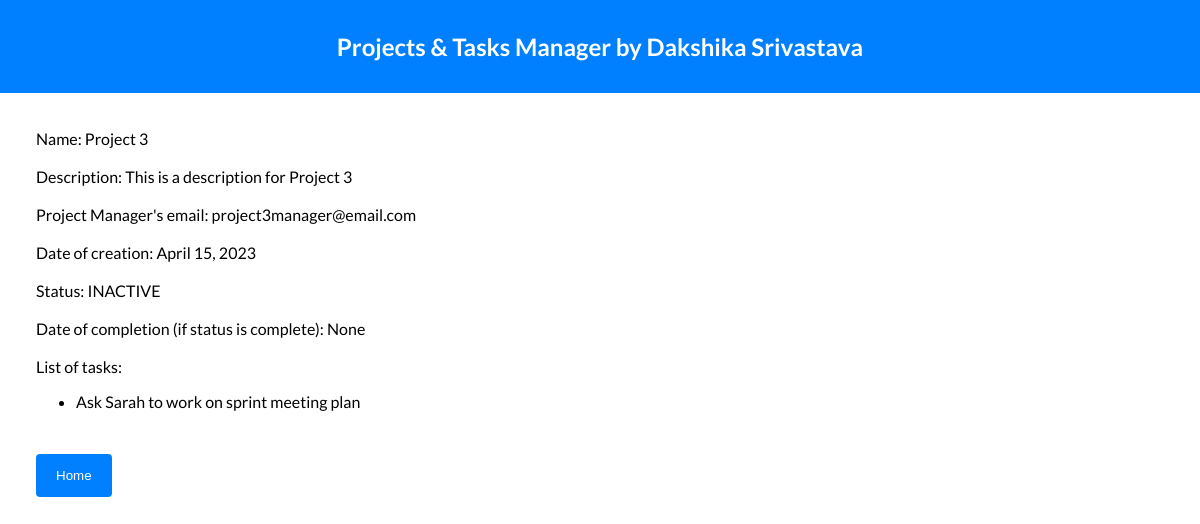
Screenshot of /view/3/ with the database file from the repository.
### playground/models.py (models this page shows, shortened)
class ProjectsModel(models.Model):
    name = models.CharField(max_length=200, unique=True)
    description = models.TextField()
    email = models.EmailField()
    creation = models.DateField(_("Date"), default=datetime.today)
    completion = models.DateField(null=True, blank=True)
    status = models.CharField(
        max_length=8,
        choices=StatusChoices,
        default="INACTIVE"
    )

class TasksModel(models.Model):
    name = models.TextField(unique=True)
    creation = models.DateField(_("Date"), default=datetime.today)
    completion = models.DateField(null=True, blank=True)
    status = models.CharField(
        max_length=8,
        choices=StatusChoices,
        default="INACTIVE"
    )
    project = models.ForeignKey(ProjectsModel, on_delete=models.CASCADE)

### playground/views.py (the view)
# urls.py: path('view/<id>/', views.detail_view),
def detail_view(request, id):
    context = {}
    project_object = ProjectsModel.objects.get(id=id)
    context['data'] = project_object
    context['tasks'] = list(TasksModel.objects.filter(project__name=project_object.name).values_list('name', flat=True))
    context['stylesheet'] = "./static/style.css"
    return render(request, "detail_view.html", context)

### playground/templates/detail_view.html (shortened to what this page needs)
<!DOCTYPE html>
<html lang="en">
<head>
</head>
<body>
    <div class="nav">
        <h2>Projects & Tasks Manager by Dakshika Srivastava</h2>
    </div>
    <div class="main">
        Name: {{ data.name }} <br><br>
        Description: {{ data.description }} <br><br>
        Project Manager's email: {{ data.email }} <br><br>
        Date of creation: {{ data.creation }} <br><br>
        Status: {{ data.status }} <br><br>
        Date of completion (if status is complete): {{ data.completion }} <br><br>
        List of tasks: <br>
        <ul>
            {% for task in tasks %}
            <li>{{task}}</li> <br>
            {% endfor %}
        </ul>
        <form action="/">
            <input type="submit" value="Home">
        </form>
    </div>
</body>
</html>

### playground/templates/detail_view.html (style rules this page uses)
body { font-family: 'Lato', Times, serif; margin: 0; padding: 0; display: block; }
.nav { padding: 1%; margin: 0; background-color: #0080ff; color: white; text-align: center; }
.main { margin: 2%; padding: 1%; }
input[type=submit] { background-color: #0080ff; color: white; padding: 14px 20px; margin: 8px 0; border: none; border-radius: 4px; cursor: pointer; }

### rows the page displays
ProjectsModel: name "Project 3", description "This is a description for Project 3", email "project3manager@email.com", creation "April 15, 2023", status "INACTIVE", completion "None"
TasksModel: name "Ask Sarah to work on sprint meeting plan"
